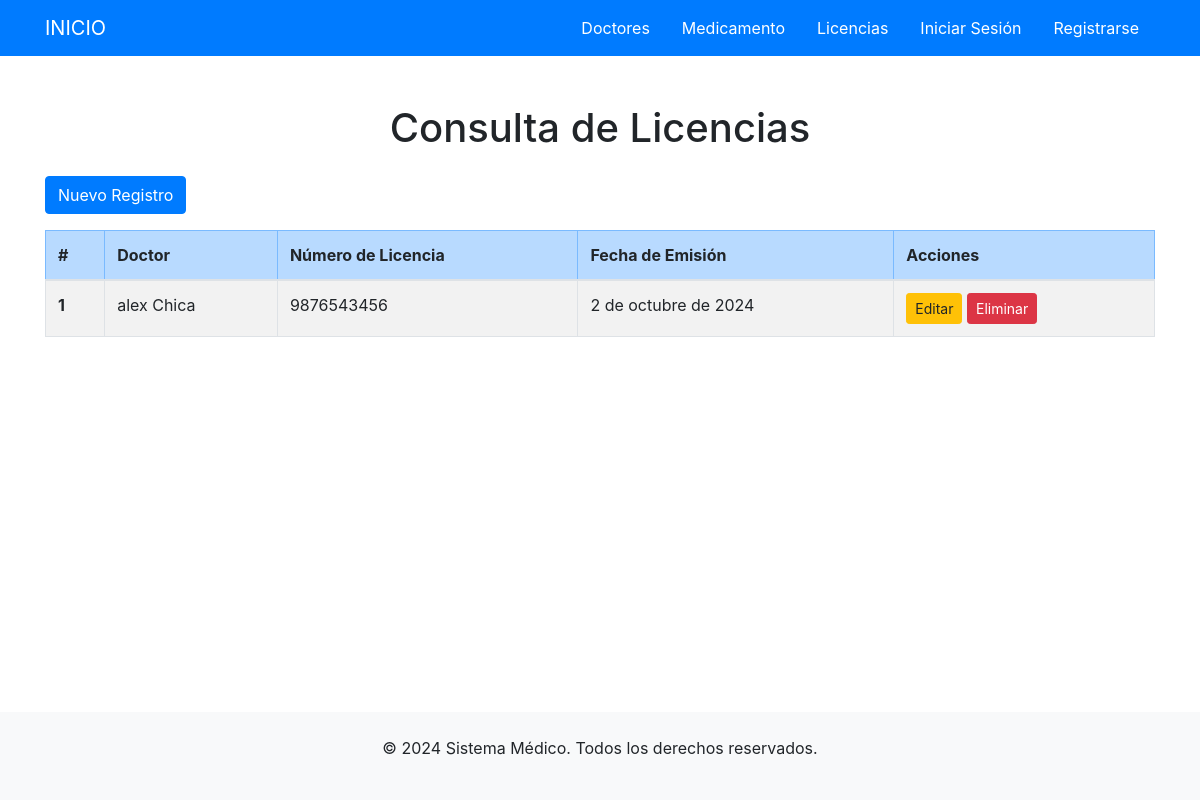
The app's page /license/ with its own data.
### aplication/core/models.py (models this page shows, shortened)
class License(models.Model):
    doctor = models.OneToOneField(Doctor, on_delete=models.CASCADE)
    license_number = models.CharField(max_length=20, unique=True)
    issued_date = models.DateField()

class Doctor(models.Model):
    SEX_CHOICES = ( ('M', 'Masculino'), ('F', 'Femenino'),)
    first_name = models.CharField(max_length=100)
    last_name = models.CharField(max_length=100)
    profession = models.ManyToManyField(Profession)
    clinic = models.ForeignKey(Clinic,on_delete=models.CASCADE, related_name='clinicas')
    sex = models.CharField(default="M",max_length=1, choices=SEX_CHOICES)
    birth_date = models.DateField()
    address = models.CharField(max_length=255)
    is_active = models.BooleanField(default=True)
    class Meta:
        verbose_name = "Doctor"
        verbose_name_plural = "Doctores"
        ordering = ['last_name', 'first_name']
    def __str__(self):
        return f"{self.first_name} {self.last_name}"

### aplication/core/views.py (the view)
# urls.py: path('license/', views.LicenseList.as_view(), name='license_list'),
class LicenseList(ListView):
    model = License
    template_name = 'core/license/list.html'
    context_object_name = 'licenses'
    login_url = 'core:login'
    def get_context_data(self, **kwargs):
        context = super().get_context_data(**kwargs)
        context['title'] = "Consulta de Licencias"
        return context

### template/core/license/list.html
{% extends 'layouts/base.html' %}
{% block content %}
    <div class="container mt-5">
        <h1 class="text-center mb-4">{{ title }}</h1>
        <a class="btn btn-primary mb-3" href="{% url 'core:license_create' %}">Nuevo Registro</a>
        <table class="table table-striped table-bordered">
            <thead class="table-primary">
                <tr>
                    <th scope="col">#</th>
                    <th scope="col">Doctor</th>
                    <th scope="col">Número de Licencia</th>
                    <th scope="col">Fecha de Emisión</th>
                    <th scope="col">Acciones</th>
                </tr>
            </thead>
            <tbody>
                {% for license in licenses %}
                <tr>
                    <th scope="row">{{ forloop.counter }}</th>
                    <td>{{ license.doctor }}</td>
                    <td>{{ license.license_number }}</td>
                    <td>{{ license.issued_date }}</td>
                    <td>
                        <a href="{% url 'core:license_update' license.id %}" class="btn btn-warning btn-sm">Editar</a>
                        <a href="{% url 'core:license_delete' license.id %}" class="btn btn-danger btn-sm">Eliminar</a>
                    </td>
                </tr>
                {% empty %}
                <tr>
                    <td colspan="5" class="text-center">No hay licencias disponibles</td>
                </tr>
                {% endfor %}
            </tbody>
        </table>
    </div>
{% endblock %}

### records on screen
License: doctor "alex Chica", license_number "9876543456", issued_date "2 de octubre de 2024"

### other values on screen
{{ title }} "Consulta de Licencias"
